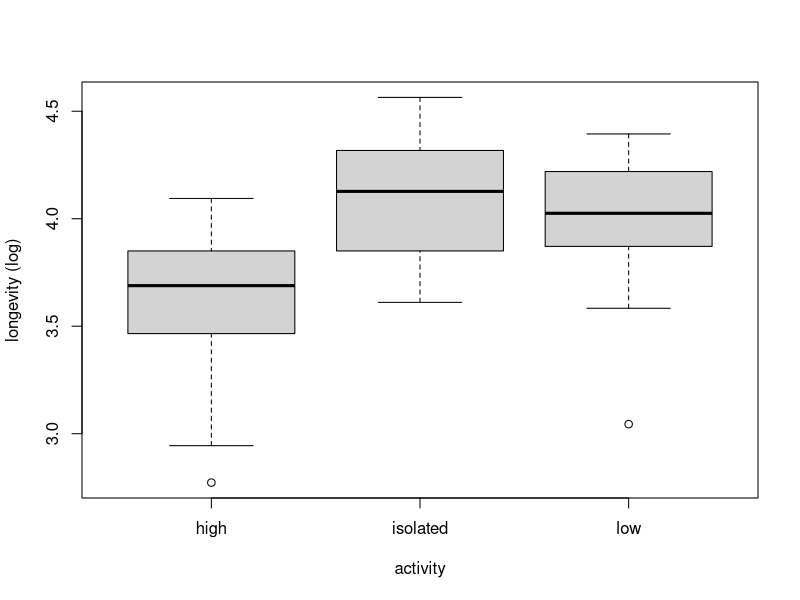
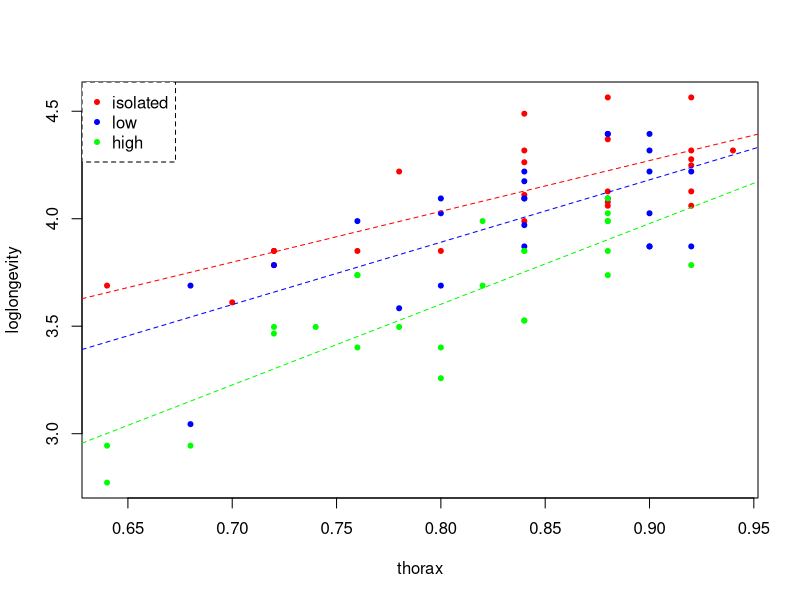
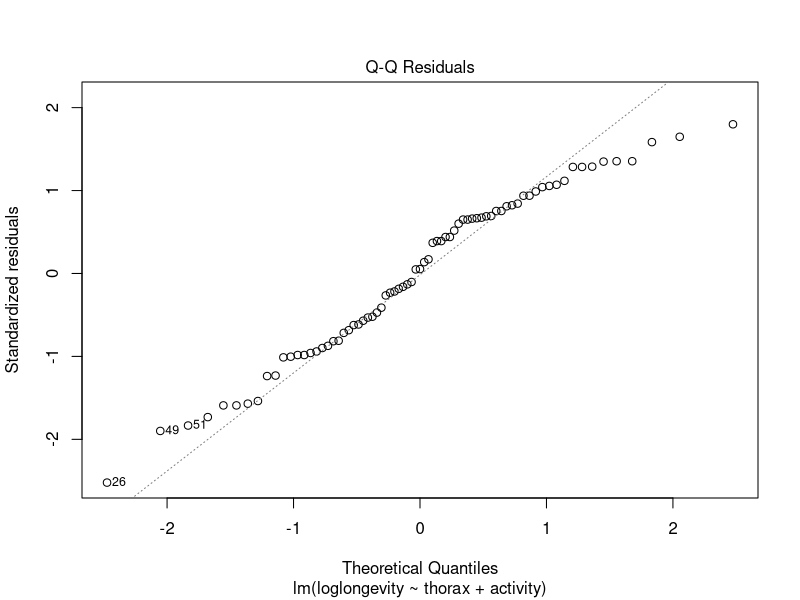
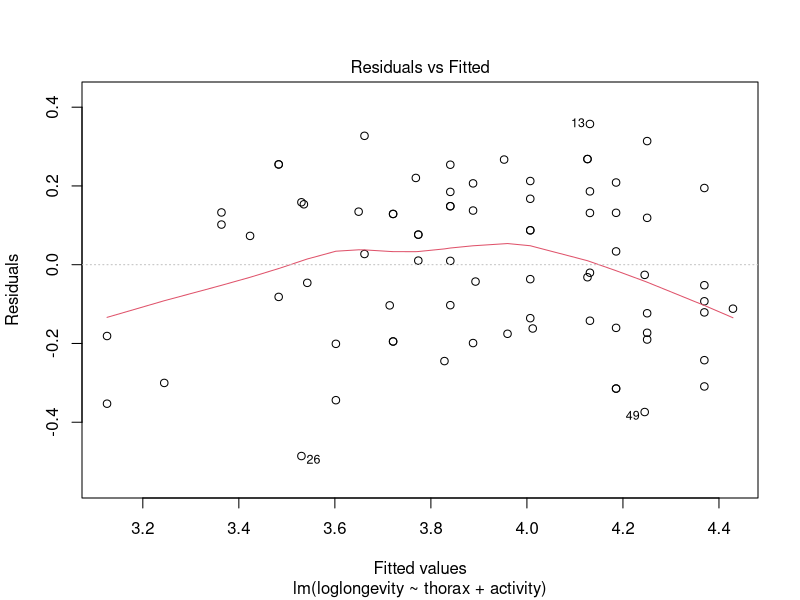
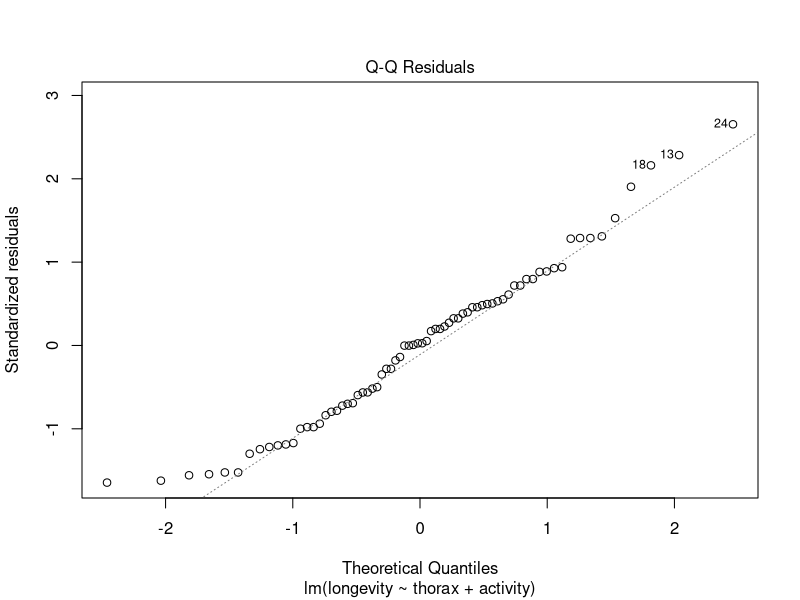
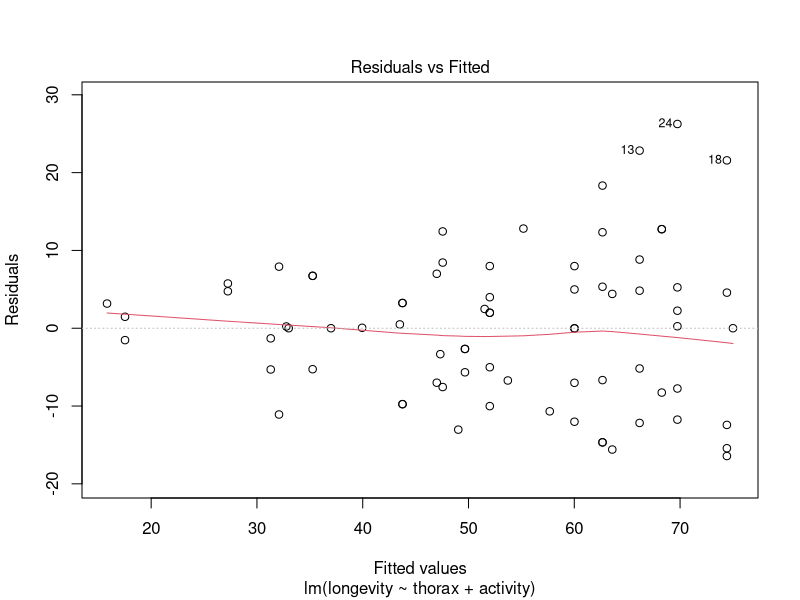

Here is the R script that generated these plots, in order:
## ---- chunk 1
knitr::opts_chunk$set(echo = TRUE)
options(digits=3)
## ---- chunk 2
fruitflies = read.table("fruitflies.txt",header=TRUE)
fruitflies$loglongevity = log(fruitflies$longevity)
attach(fruitflies)
fruitflies
## ---- chunk 3
boxplot(fruitflies$loglongevity~fruitflies$activity,xlab='activity',ylab='longevity (log)')
# stripchart(fruitflies$loglongevity~fruitflies$activity,ylab='activity',xlab='longevity (log)')
## ---- chunk 4
fruitflies$activity = as.factor(fruitflies$activity)

fruitflieslm1 = lm(loglongevity~activity, data=fruitflies)

# get the ANOAV p-value
anova(fruitflieslm1)[5]
## ---- chunk 5
summary(fruitflieslm1)[4]
## ---- chunk 6
# fruitflies$thorax = as.factor(fruitflies$thorax)
fruitflieslm2a = lm(loglongevity ~ thorax + activity, data=fruitflies)
fruitflieslm2b = lm(loglongevity ~ thorax, data=fruitflies)
anova(fruitflieslm2b, fruitflieslm2a)[6]
## ---- chunk 7
mean_length = mean(thorax)
cat('average thorax length =',mean_length,'\n\n')
predict(fruitflieslm2a, data.frame(thorax=mean_length, activity=c('high','low','isolated')))
## ---- chunk 8
plot(loglongevity ~ thorax, data=fruitflies, pch = 20, col=ifelse(activity=="isolated", "red", ifelse(activity=="low", "blue", "green")))
abline(lm(loglongevity~thorax, data=fruitflies[c(1:25),]), col='red', lty='dashed')
abline(lm(loglongevity~thorax, data=fruitflies[c(26:50),]), col='blue', lty='dashed')
abline(lm(loglongevity~thorax, data=fruitflies[c(51:75),]), col='green', lty='dashed')
legend("topleft", legend=c("isolated", "low", "high"),
       col=c("red", "blue","green"), pch=20, box.lty=2)
## ---- chunk 9
fruitflies$thorax = as.factor(fruitflies$thorax)
fruitflieslm3 = lm(loglongevity~activity*thorax, data=fruitflies)
anova(fruitflieslm3)[5]
## ---- chunk 10
plot(fruitflieslm2a,2)
plot(fruitflieslm2a,1)
## ---- chunk 11
fruitflieslm4 = lm(longevity ~ thorax + activity, data=fruitflies)
plot(fruitflieslm4,2)
plot(fruitflieslm4,1)
